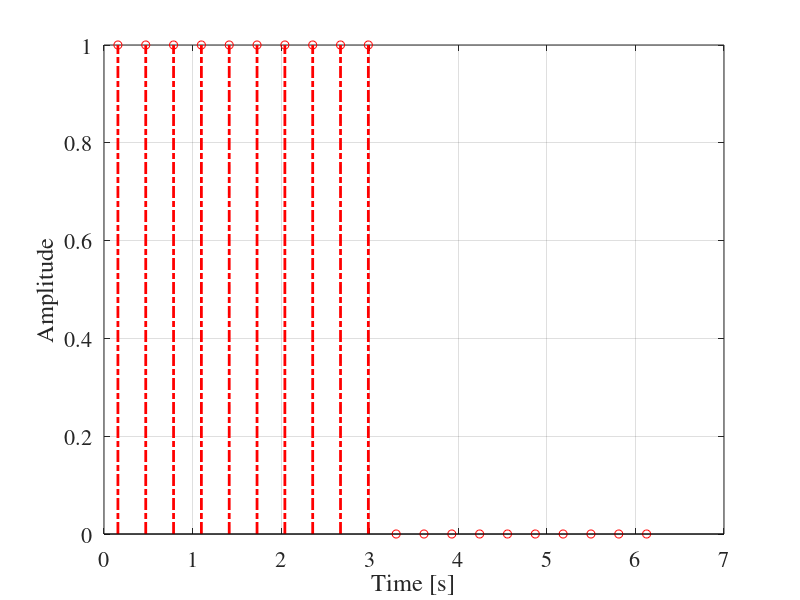
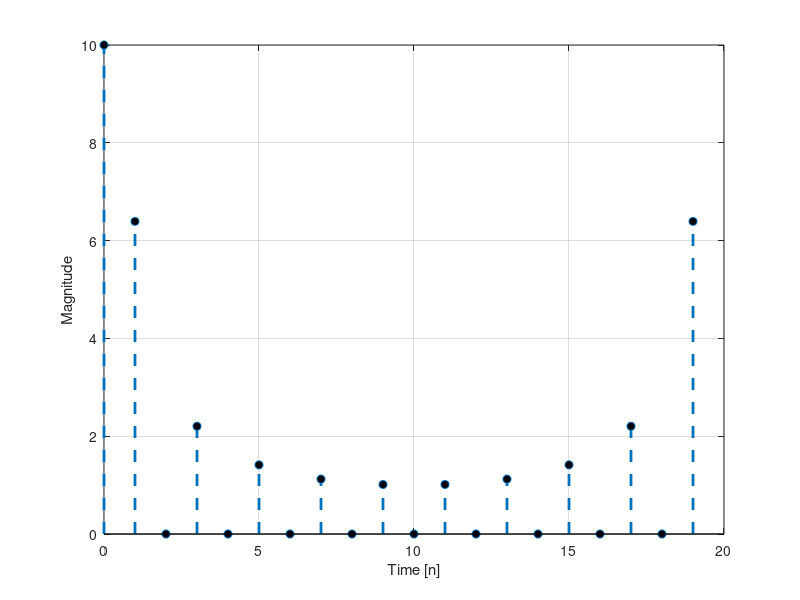
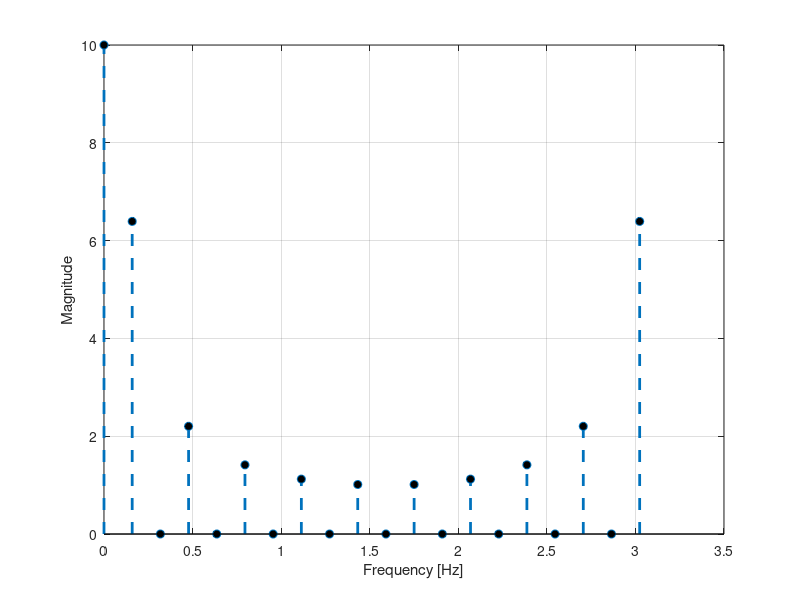
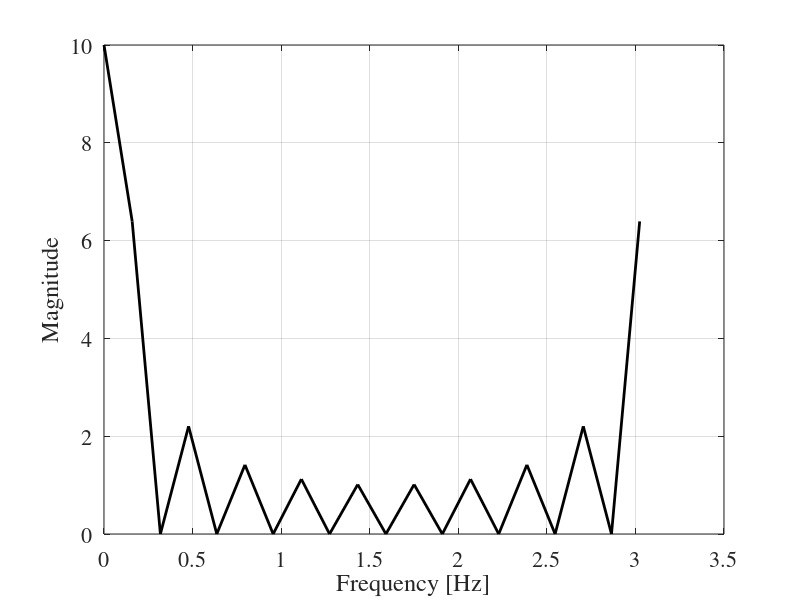

The MATLAB script that drew these images, in order:
clc;
clear;
close all;

% Parameters
 
FsT = 100e3;         
dtT = 1 / FsT;
Tobs = 2 * pi;       % Observation time 
NT = Tobs / dtT;
nT = 0:NT-1;
%tT =linspace(0 , Tobs , NT);
tT = nT * dtT;

% Generate the square wave (analog signal)
xT = zeros(1, length(tT)); % Initialize xT
for k = 1:length(tT)
    if mod(tT(k), 2 * pi) < pi
        xT(k) = 1;
    else
        xT(k) = 0;
    end
end

% Sampling parameters
Fs = 10 / pi;         % 10 samples
dt = 1 / Fs;
N = round(Tobs / dt); 
n = 0:N-1;
t = (n + 0.5)*dt;

% Generate the sampled square wave
x = zeros(1, N); % Initialize sampled signal
for k = 1:N
    if mod(t(k), 2 * pi) < pi
        x(k) = 1;
    else
        x(k) = 0;
    end
end

% Plot the analog and sampled signals
figure(1)
set(gcf, 'defaultAxesFontName', 'Times', 'DefaultAxesFontSize', 16);
% plot(tT, xT, 'k', 'LineWidth', 2); % Analog signal
% hold on;
xlim([0,Tobs]);
stem(t, x, 'r-.', 'LineWidth', 2); % Sampled signal
% hold off;
set(gcf, 'pos', [100 100 500 350]), grid on;
xlabel('Time [s]'), ylabel('Amplitude');


% Compute the DFT
X = zeros(1, N);
tic
for k = 1:N
    for m = 1:N
        X(k) = X(k) + x(m) * exp(-1j * 2 * pi * (k - 1) * (m - 1) / N);
    end
end
toc

% Plot the magnitude spectrum (discrete)
figure(2)
stem(n, abs(X), 'fill', '--', 'MarkerFaceColor', 'k', 'LineWidth', 2);
set(gcf, 'pos', [140 140 500 350]), grid on;
xlabel('Time [n]'), ylabel('Magnitude');

% Plot the magnitude spectrum vs. frequency
freq = (0:N-1) * Fs / N;

figure(3)
stem(freq, abs(X), 'fill', '--', 'MarkerFaceColor', 'k', 'LineWidth', 2);
set(gcf, 'pos', [240 240 500 350]), grid on;
xlabel('Frequency [Hz]'), ylabel('Magnitude');

figure(4)
set(gcf,'defaultAxesFontName','Times','DefaultAxesFontSize',16);
plot(freq,abs(X),'k','linewidth',2);
set(gcf,'pos',[160 160 500 350]), grid on;
xlabel('Frequency [Hz]'),ylabel('Magnitude');

% Reconstruct the signal from its DFT

xf = zeros(1, N);
for m = 1:N
    for k = 1:N
        xf(m) = xf(m) + X(k) * exp(1j * 2 * pi * (k - 1) * (m - 1) / N);
    end
    xf(m) = xf(m) / N;
end

% Plot the sampled and reconstructed signals
figure(5)
set(gcf,'defaultAxesFontName','Times','DefaultAxesFontSize',16);
plot(n, x, 'r-.', 'LineWidth', 2);
hold on;
plot(n, real(xf), '--b', 'LineWidth', 2);
hold off;
set(gcf, 'pos', [200 200 500 350]), grid on;
xlabel('Time [n]'), ylabel('Amplitude');
legend('Sampled', 'Reconstructed');


% Plot the original and interpolated signal
x_interp = zeros(size(tT)); 

for i = 1:length(x_interp)
    x_interp(i) = sum(x .* sinc(Fs * (tT(i) - t)));
end

figure(6)
set(gcf,'defaultAxesFontName','Times','DefaultAxesFontSize',16);
plot(tT, xT, 'k', 'LineWidth', 2); % Original signal
hold on;

plot(tT, x_interp, 'b', 'LineWidth', 2); % Interpolated signal
hold off;
xlim([0,Tobs]);
ylim([-0.3,1.3])
set(gcf, 'pos', [250 250 500 350]), grid on;
xlabel('Time [s]');
ylabel('Amplitude');
legend('Original Signal', 'Interpolated Signal');

%%%%

tic
xfft=fft(x);
toc

figure(7)
set(gcf,'defaultAxesFontName','Times','DefaultAxesFontSize',16);
plot(freq,abs(X),'k',freq,abs(xfft),'--r','LineWidth',2);
set(gcf,'pos',[60 60 500 350]), grid on;
xlabel('Frequency[Hz]'),ylabel('Magnitude');

%%%

% Fourier Series coef from the DFT
c_n = X / N; % Scale DFT coefficients to get Fourier Series coef
% Fourier Series
x_fourier = zeros(1, length(tT));
omega_0 = 2 * pi / Tobs; % Fundamental frequency
x_fourier = c_n(1); % DC component


x_fourier = c_n(1); % DC
for k = 2:N/2
    x_fourier = x_fourier + 2*real(c_n(k) * exp(1j * (k - 1) * omega_0 * (tT-0.5*dt)));
end


figure(10);
stem(0:N-1, abs(c_n), 'fill', '--', 'MarkerFaceColor', 'k', 'LineWidth', 2);
xlabel('Frequency Index (k)');
ylabel('|c_n|');
grid on;

% Plot 
figure(8)
set(gcf, 'defaultAxesFontName', 'Times', 'DefaultAxesFontSize', 16);
plot(tT, xT, 'k', 'LineWidth', 2); % Original
hold on;
plot(tT, x_fourier, 'r', 'LineWidth', 2);
hold off;
xlim([0,Tobs]);
ylim([-0.3,1.3])
set(gcf, 'pos', [300 300 500 350]), grid on;
xlabel('Time [s]');
ylabel('Amplitude');
legend('Original Signal', 'Fourier Series Reconstruction');

